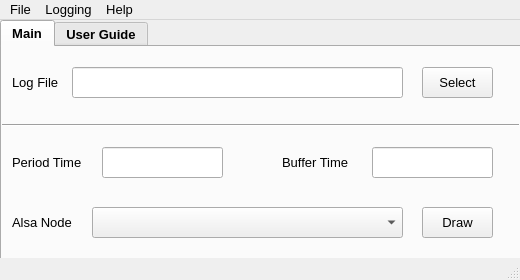
<?xml version="1.0" encoding="UTF-8"?>
<ui version="4.0">
 <class>MainWindow</class>
 <widget class="QMainWindow" name="MainWindow">
  <property name="windowModality">
   <enum>Qt::WindowModal</enum>
  </property>
  <property name="enabled">
   <bool>true</bool>
  </property>
  <property name="geometry">
   <rect>
    <x>0</x>
    <y>0</y>
    <width>520</width>
    <height>280</height>
   </rect>
  </property>
  <property name="sizePolicy">
   <sizepolicy hsizetype="Fixed" vsizetype="Fixed">
    <horstretch>0</horstretch>
    <verstretch>0</verstretch>
   </sizepolicy>
  </property>
  <property name="minimumSize">
   <size>
    <width>520</width>
    <height>280</height>
   </size>
  </property>
  <property name="maximumSize">
   <size>
    <width>520</width>
    <height>280</height>
   </size>
  </property>
  <property name="font">
   <font>
    <pointsize>10</pointsize>
   </font>
  </property>
  <property name="windowTitle">
   <string>ADTM Tool</string>
  </property>
  <widget class="QWidget" name="centralwidget">
   <property name="sizePolicy">
    <sizepolicy hsizetype="Fixed" vsizetype="Fixed">
     <horstretch>0</horstretch>
     <verstretch>0</verstretch>
    </sizepolicy>
   </property>
   <widget class="QTabWidget" name="tabWidget">
    <property name="enabled">
     <bool>true</bool>
    </property>
    <property name="geometry">
     <rect>
      <x>0</x>
      <y>0</y>
      <width>521</width>
      <height>241</height>
     </rect>
    </property>
    <property name="sizePolicy">
     <sizepolicy hsizetype="Fixed" vsizetype="Fixed">
      <horstretch>0</horstretch>
      <verstretch>0</verstretch>
     </sizepolicy>
    </property>
    <property name="font">
     <font>
      <pointsize>10</pointsize>
      <bold>true</bold>
     </font>
    </property>
    <property name="currentIndex">
     <number>0</number>
    </property>
    <widget class="QWidget" name="MainTab">
     <property name="font">
      <font>
       <pointsize>10</pointsize>
       <bold>false</bold>
      </font>
     </property>
     <attribute name="title">
      <string>Main</string>
     </attribute>
     <widget class="QLabel" name="label">
      <property name="geometry">
       <rect>
        <x>10</x>
        <y>20</y>
        <width>51</width>
        <height>31</height>
       </rect>
      </property>
      <property name="font">
       <font>
        <pointsize>10</pointsize>
        <bold>false</bold>
       </font>
      </property>
      <property name="text">
       <string>Log File</string>
      </property>
     </widget>
     <widget class="QLineEdit" name="logLineEdit">
      <property name="enabled">
       <bool>true</bool>
      </property>
      <property name="geometry">
       <rect>
        <x>70</x>
        <y>20</y>
        <width>331</width>
        <height>31</height>
       </rect>
      </property>
      <property name="font">
       <font>
        <pointsize>10</pointsize>
        <bold>false</bold>
       </font>
      </property>
      <property name="readOnly">
       <bool>true</bool>
      </property>
     </widget>
     <widget class="QPushButton" name="selectButton">
      <property name="geometry">
       <rect>
        <x>420</x>
        <y>20</y>
        <width>71</width>
        <height>31</height>
       </rect>
      </property>
      <property name="font">
       <font>
        <pointsize>10</pointsize>
        <bold>false</bold>
       </font>
      </property>
      <property name="text">
       <string>Select</string>
      </property>
     </widget>
     <widget class="Line" name="line">
      <property name="geometry">
       <rect>
        <x>0</x>
        <y>70</y>
        <width>521</width>
        <height>16</height>
       </rect>
      </property>
      <property name="orientation">
       <enum>Qt::Horizontal</enum>
      </property>
     </widget>
     <widget class="QLabel" name="label_2">
      <property name="geometry">
       <rect>
        <x>10</x>
        <y>100</y>
        <width>81</width>
        <height>31</height>
       </rect>
      </property>
      <property name="font">
       <font>
        <pointsize>10</pointsize>
        <bold>false</bold>
       </font>
      </property>
      <property name="text">
       <string>Period Time</string>
      </property>
     </widget>
     <widget class="QLineEdit" name="periodLineEdit">
      <property name="geometry">
       <rect>
        <x>100</x>
        <y>100</y>
        <width>121</width>
        <height>31</height>
       </rect>
      </property>
      <property name="font">
       <font>
        <pointsize>10</pointsize>
        <bold>false</bold>
       </font>
      </property>
      <property name="cursorMoveStyle">
       <enum>Qt::LogicalMoveStyle</enum>
      </property>
     </widget>
     <widget class="QLabel" name="label_3">
      <property name="geometry">
       <rect>
        <x>280</x>
        <y>100</y>
        <width>81</width>
        <height>31</height>
       </rect>
      </property>
      <property name="font">
       <font>
        <pointsize>10</pointsize>
        <bold>false</bold>
       </font>
      </property>
      <property name="text">
       <string>Buffer Time</string>
      </property>
     </widget>
     <widget class="QLineEdit" name="bufferLineEdit">
      <property name="geometry">
       <rect>
        <x>370</x>
        <y>100</y>
        <width>121</width>
        <height>31</height>
       </rect>
      </property>
      <property name="font">
       <font>
        <pointsize>10</pointsize>
        <bold>false</bold>
       </font>
      </property>
     </widget>
     <widget class="QLabel" name="label_4">
      <property name="geometry">
       <rect>
        <x>10</x>
        <y>160</y>
        <width>71</width>
        <height>31</height>
       </rect>
      </property>
      <property name="font">
       <font>
        <pointsize>10</pointsize>
        <bold>false</bold>
       </font>
      </property>
      <property name="text">
       <string>Alsa Node</string>
      </property>
     </widget>
     <widget class="QPushButton" name="drawButton">
      <property name="geometry">
       <rect>
        <x>420</x>
        <y>160</y>
        <width>71</width>
        <height>31</height>
       </rect>
      </property>
      <property name="font">
       <font>
        <pointsize>10</pointsize>
        <bold>false</bold>
       </font>
      </property>
      <property name="text">
       <string>Draw</string>
      </property>
     </widget>
     <widget class="QComboBox" name="comboBox">
      <property name="enabled">
       <bool>true</bool>
      </property>
      <property name="geometry">
       <rect>
        <x>90</x>
        <y>160</y>
        <width>311</width>
        <height>31</height>
       </rect>
      </property>
      <property name="font">
       <font>
        <pointsize>10</pointsize>
        <bold>false</bold>
       </font>
      </property>
     </widget>
    </widget>
    <widget class="QWidget" name="UserGuideTab">
     <property name="sizePolicy">
      <sizepolicy hsizetype="Fixed" vsizetype="Fixed">
       <horstretch>0</horstretch>
       <verstretch>0</verstretch>
      </sizepolicy>
     </property>
     <attribute name="title">
      <string>User Guide</string>
     </attribute>
     <widget class="QTextEdit" name="guideTextEdit">
      <property name="geometry">
       <rect>
        <x>3</x>
        <y>0</y>
        <width>511</width>
        <height>211</height>
       </rect>
      </property>
      <property name="sizePolicy">
       <sizepolicy hsizetype="Fixed" vsizetype="Fixed">
        <horstretch>0</horstretch>
        <verstretch>0</verstretch>
       </sizepolicy>
      </property>
      <property name="font">
       <font>
        <pointsize>10</pointsize>
        <bold>false</bold>
       </font>
      </property>
      <property name="styleSheet">
       <string notr="true"/>
      </property>
      <property name="frameShadow">
       <enum>QFrame::Sunken</enum>
      </property>
      <property name="readOnly">
       <bool>true</bool>
      </property>
     </widget>
    </widget>
   </widget>
  </widget>
  <widget class="QMenuBar" name="menubar">
   <property name="geometry">
    <rect>
     <x>0</x>
     <y>0</y>
     <width>520</width>
     <height>23</height>
    </rect>
   </property>
   <widget class="QMenu" name="menuFile">
    <property name="title">
     <string>File</string>
    </property>
    <addaction name="actionExit"/>
   </widget>
   <widget class="QMenu" name="menuLogging">
    <property name="title">
     <string>Logging</string>
    </property>
    <addaction name="actionOpenLog"/>
   </widget>
   <widget class="QMenu" name="menuHelp">
    <property name="title">
     <string>Help</string>
    </property>
    <addaction name="actionUserGuide"/>
    <addaction name="actionAbout"/>
   </widget>
   <addaction name="menuFile"/>
   <addaction name="menuLogging"/>
   <addaction name="menuHelp"/>
  </widget>
  <widget class="QStatusBar" name="statusbar"/>
  <action name="actionOpenLog">
   <property name="text">
    <string>Open Log</string>
   </property>
   <property name="font">
    <font>
     <pointsize>10</pointsize>
    </font>
   </property>
  </action>
  <action name="actionExit">
   <property name="text">
    <string>Exit</string>
   </property>
   <property name="font">
    <font>
     <pointsize>10</pointsize>
    </font>
   </property>
  </action>
  <action name="actionAbout">
   <property name="text">
    <string>About</string>
   </property>
   <property name="font">
    <font>
     <pointsize>10</pointsize>
    </font>
   </property>
  </action>
  <action name="actionUserGuide">
   <property name="text">
    <string>User Guide</string>
   </property>
   <property name="font">
    <font>
     <pointsize>10</pointsize>
    </font>
   </property>
  </action>
 </widget>
 <resources/>
 <connections/>
</ui>
